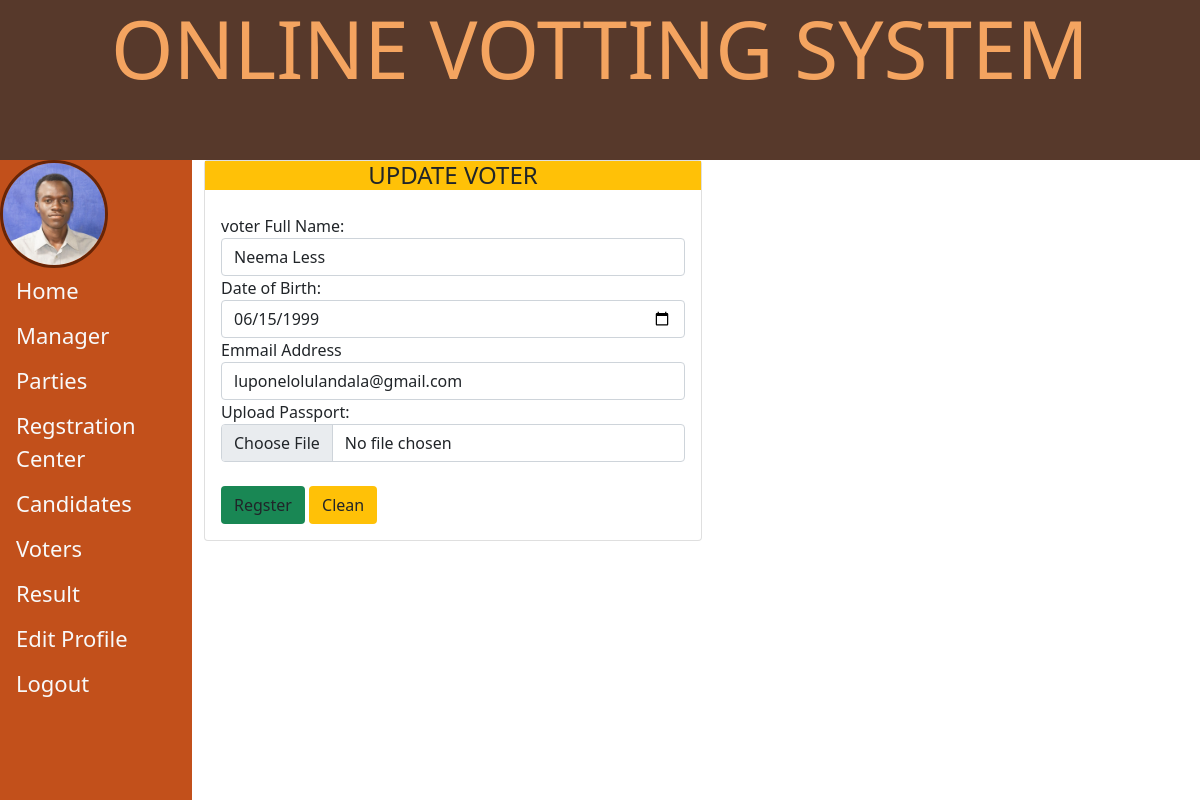
The app's page /edit_voter.php?pid=1 (signed in) with its own data.
### tables this page shows
CREATE TABLE IF NOT EXISTS `instution` (
  `id` int(11) NOT NULL AUTO_INCREMENT,
  `iname` varchar(50) NOT NULL,
  `dob` date NOT NULL,
  `place` varchar(50) NOT NULL,
  `email` varchar(50) NOT NULL,
  `passwordz` varchar(255) NOT NULL,
  `nida` int(20) NOT NULL,
  `code` varchar(250) NOT NULL,
  `statuz` varchar(30) NOT NULL,
  `otp` int(250) NOT NULL,
  `typez` varchar(50) NOT NULL DEFAULT 'instution',
  `image` blob NOT NULL,
  `adate` timestamp NOT NULL DEFAULT current_timestamp(),
  `udate` timestamp NOT NULL DEFAULT current_timestamp(),
  PRIMARY KEY (`id`),
  UNIQUE KEY `email` (`email`)
);

### edit_voter.php (the view, shortened to what this page needs)
<?php
$pid = $_GET['pid'];
require_once("connection.php");
$select = "SELECT * FROM instution WHERE typez='voter' and id='$pid'";
$quer = mysqli_query($conn,$select);
$array=mysqli_fetch_array($quer);
$iname = $array['iname'];
$aname = $array['dob'];
$email = $array['email'];
?>
<!DOCTYPE html>
<html lang="en">
<head>
    <link rel="stylesheet" href="./bootstrap/css/bootstrap.min.css">
    <link rel="stylesheet" href="./bootstrap/css/addition.css">
</head>
<body>
    <div class="jumbotron">
        <h1 class="text-center display-1 myhed">ONLINE VOTTING SYSTEM</h1>
    </div>
    <div class="main">
   <div class="row">
    <div class="col-md-2  linkz">
        <?php require_once("hed.php");?>
    </div>
    <div class="col-md-10 ">
        <div class="card-deck-wrapper">
            <div class="card-deck">
                <div class="card col-md-6">
                    <form action="add_voter.php" method="POST" name="reg" enctype="multipart/form-data">
                    <div class="card-title bg-warning">
                    <H4 class="text-center">UPDATE VOTER<H4>
                    </div>
                    <div class="card-body">
                    <div class="row">
                        <div class="col-md-12">
                        <div class="form-group">
                        <div>voter Full Name: </div>
                    <div><input type="text" name="iname" id="iname" value="<?php echo $iname; ?>" class="form-control"><span id="isms" class="error"></span></div>
                    <div>Date of Birth: </div>
                    <div><input type="date" name="dob" id="dob" min="2003-01-02"  value="<?php echo $aname; ?>" class="form-control" ><span id="dsms" class="error"></span></div>
                    <div>
                    <div>Emmail Address</div>
                    <div><input type="Emmail" name="email" value="<?php echo $email; ?>" class="form-control"><span id="esms" class="error"></span></div>
                    <div>Upload Passport: </div>
                    <div><input type="file" name="image" value="<?php echo $img; ?>" class="form-control"></div>
                    <div><br></div>
                        <input type="submit" name="regster" class="btn bg-success" value="Regster" onclick="return checkMy()">
                        <input type="reset" class="btn bg-warning" value="Clean">
                    </div>
                    </div>
                    </div>
                    </form>
                </div>
            </div>
        </div>
        </div>
    </div>
</div>
</body>
</html>

### hed.php (shortened to what this page needs)
<!DOCTYPE html>
<html lang="en">
<head>
    <link rel="stylesheet" href="./bootstrap/css/bootstrap.min.css">
    <link rel="stylesheet" href="./bootstrap/css/addition.css">
</head>
<body>
    <div class="hedd">
    <div>
    <?php
    $chukua=$_SESSION['manager'];
    $select = "SELECT image FROM instution WHERE email='$chukua'";
    $quer = mysqli_query($conn,$select);
    $array=mysqli_fetch_array($quer);
        $img = $array['image'];
        echo "<img src='imagez/".$img."'width='100vh' height='100vh''>";
    ?>
    </div>
    <div><a href="admin_home.php" class="text-light">Home</a> </div>
    <div><a href="reg_instution.php"class="text-light">Manager</a></div>
    <div><a href="parties.php"class="text-light">Parties</a></div>
    <div><a href="reg_center.php"class="text-light">Regstration Center</a></div>
    <div><a href="candidates.php"class="text-light">Candidates</a></div>
    <div><a href="voter.php"class="text-light">Voters</a></div>
    <div><a href="mresurt.php"class="text-light">Result</a></div>
    <div><a href="edit_pelson.php"class="text-light">Edit Profile</a></div>
    <div><a href="logout.php"class="text-light">Logout</a></div>
    </div>
</body>
</html>

### records on screen
instution: image (picture)
instution: iname "Neema Less", dob "06/15/1999", email "luponelolulandala@gmail.com"
